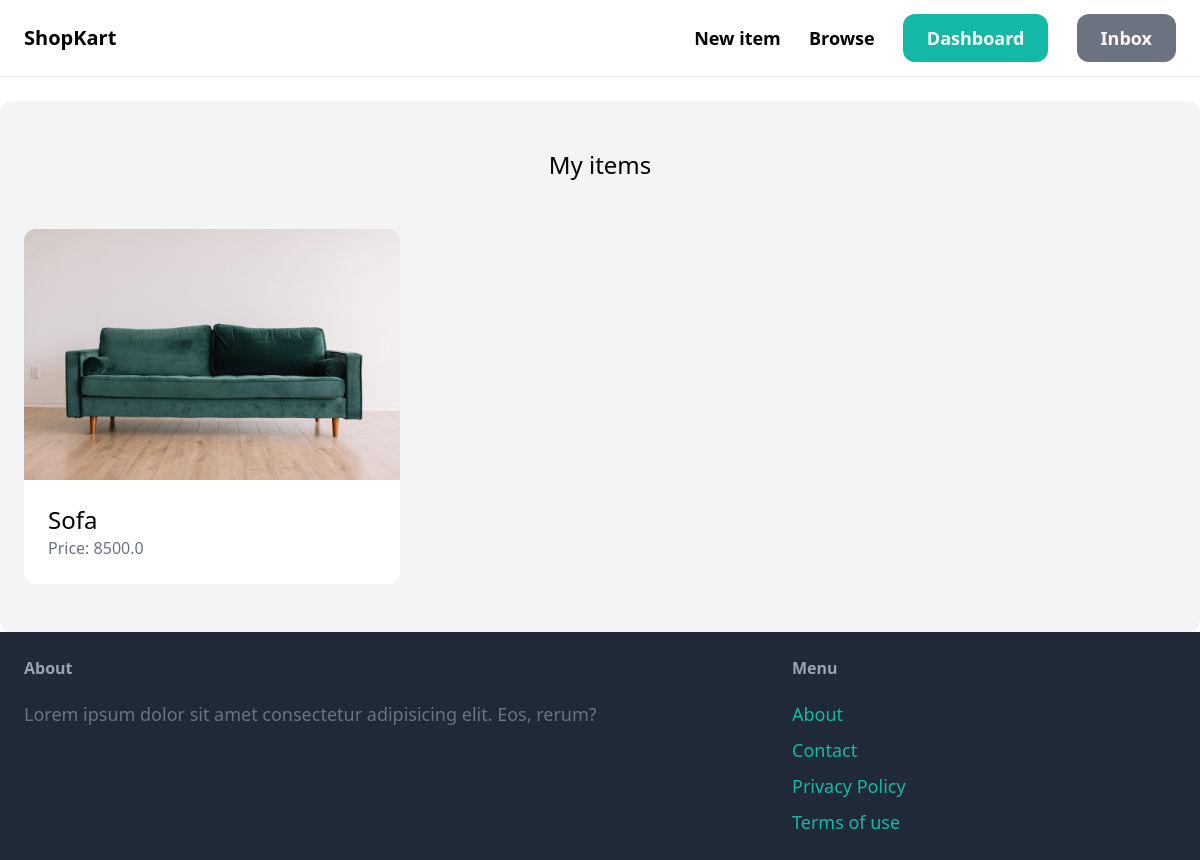
Page /dashboard/ (signed in) on the earlier database version.
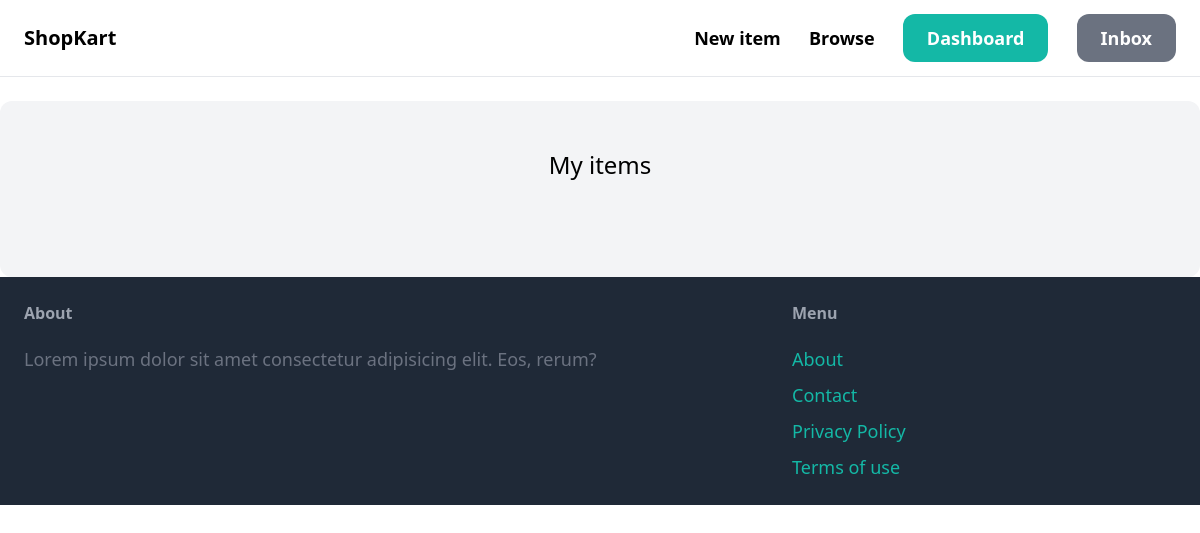
Same page on the later database version.
### item/models.py (models this page shows, shortened)
class Item(models.Model):
    category = models.ForeignKey(Category, related_name='items', on_delete=models.CASCADE)
    name = models.CharField(max_length=255)
    description = models.TextField(blank=True, null=True)
    price = models.FloatField()
    image = models.ImageField(upload_to='item_images', blank = True, null=True)
    is_sold = models.BooleanField(default=False)
    created_by = models.ForeignKey(User, related_name='items', on_delete=models.CASCADE)
    created_at = models.DateTimeField(default=timezone.now)

### dashboard/views.py (the view)
# urls.py: path('', views.index, name='index'),
@login_required
def index(request):
    items = Item.objects.filter(created_by=request.user)
    return render(request, 'dashboard/index.html',
        {'items': items,
    })

### dashboard/templates/dashboard/index.html (shortened to what this page needs)
{% extends 'core/base.html' %}
{% block content %}
    <div class="mt-6 px-6 py-12 bg-gray-100 rounded-xl">
        <h2 class="mb-12 text-2xl text-center">My items</h2>
        <div class="grid grid-cols-3 gap-3">
            {% for item in items %}
                <div>
                    <a href="{% url 'item:detail' item.id %}">
                        <div>
                            <img src="{{ item.image.url}}" alt="image" class="rounded-t-xl">
                        </div>
                        <div class="p-6 bg-white rounded-b-xl">
                            <h2 class="text-2xl">{{ item.name }}</h2>
                            <p class="text-gray-500">Price: {{ item.price }}</p>
                        </div>
                    </a>
                </div>
            {% endfor %}
        </div>
    </div>
{% endblock %}

Differences in the rows shown:
removed Item: image (picture), name "Sofa", price "8500.0"
